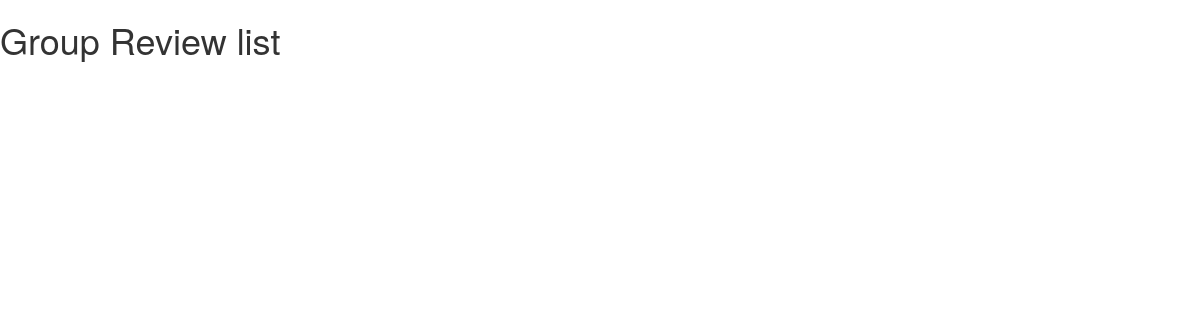
The page /groupreviews/5 on the database as committed earlier.
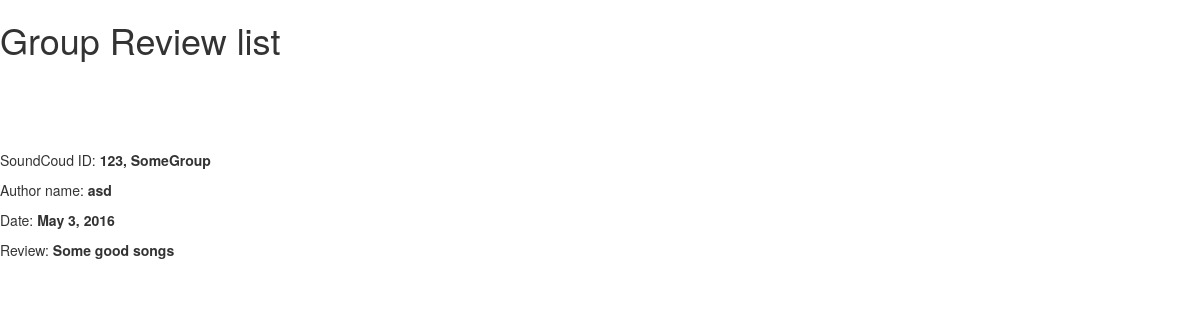
The same page on the database as committed later.
### iMusicMatch/models.py (models this page shows)
class GroupReview(models.Model):
    groupID = models.ForeignKey(Group)
    user = models.ForeignKey(Django_User)
    date = models.DateField()
    review = models.CharField(max_length = 1000)
    def __unicode__(self):
        return "{0}, {1}, {2}".format(self.id, self.groupID.name, self.user.username)

class Group(models.Model):
    scID = models.IntegerField() #ID used in SoundCloud API
    name = models.CharField(max_length=100)
    userList = models.ManyToManyField(User)
    tracks = models.ManyToManyField(Track, blank=True)
    def __unicode__(self):
        return "{0}, {1}".format(self.scID, self.name)

### iMusicMatch/views.py (the view)
# urls.py: url(r'^groupreviews/(?P<objID>[0-9]+)',     views.ShowSpecificGroupReview,    name='groupreview_detail'),
def ShowSpecificGroupReview(request, objID):
    rvs = GroupReview.objects.filter(id=int(objID))
    return render(request, 'iMusicMatch/ListingHTMLGroupReview.html', {'rvs': rvs})

### templates/iMusicMatch/ListingHTMLGroupReview.html (shortened to what this page needs)
<link rel="stylesheet" href="//maxcdn.bootstrapcdn.com/bootstrap/3.2.0/css/bootstrap.min.css">
<link rel="stylesheet" href="//maxcdn.bootstrapcdn.com/bootstrap/3.2.0/css/bootstrap-theme.min.css">
 <html>
        <head>
        </head>
        <body>
             <div>
                <h1><p>Group Review list</p></h1>
                 <br> </br>
            </div>
        {% for rv in rvs %}
            <br> </br>
                <p>SoundCoud ID: <b>{{ rv.groupID }}</b></p>
                <p>Author name: <b>{{ rv.user.username }}</b></p>
                <p>Date: <b>{{ rv.date }}</b></p>
                <p>Review: <b>{{ rv.review }}</b></p>
        {% endfor %}
        </body>
    </html>

Rows that differ between the two databases and show on the page:
added GroupReview: groupID "123, SomeGroup", user.username "asd", date "May 3, 2016", review "Some good songs"
